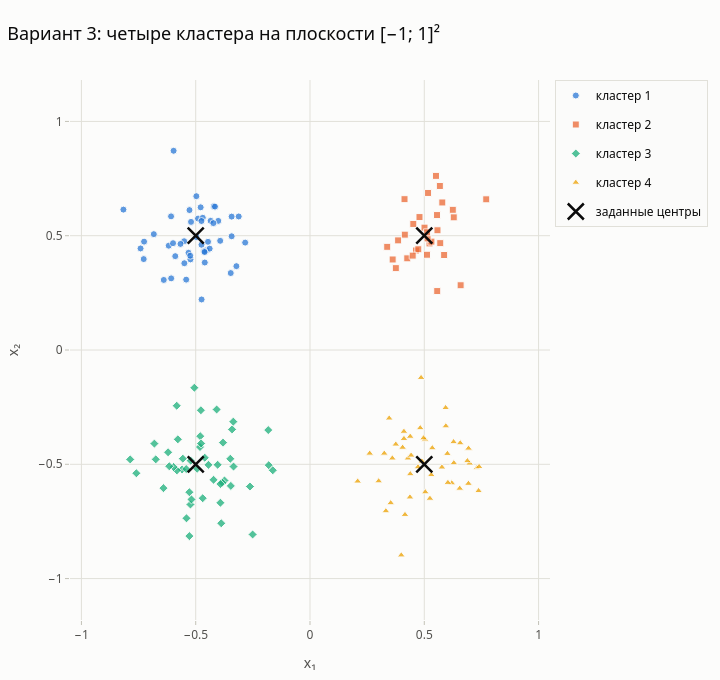

The notebook cell saved with this chart:
### Code cell
def add_points(fig, row=None, col=None, showlegend=True, opacity=0.75, size=7):
    kw = dict(row=row, col=col) if row else {}
    for k in range(N_CLUSTERS):
        m = y_true == k
        fig.add_trace(go.Scatter(
            x=X[m, 0], y=X[m, 1], mode='markers', name=f'кластер {k + 1}', legendgroup=f'c{k}',
            showlegend=showlegend,
            marker=dict(color=PALETTE[k], symbol=SYMBOLS[k], size=size, opacity=opacity,
                        line=dict(color=SURFACE, width=1)),
            hovertemplate=f'кластер {k + 1}<br>' + 'x = %{x:.3f}<br>y = %{y:.3f}<extra></extra>'), **kw)


def square_axes(fig, rng_=(-1.05, 1.05), **kw):
    fig.update_xaxes(range=rng_, dtick=0.5, constrain='domain', **kw)
    fig.update_yaxes(range=rng_, dtick=0.5, scaleanchor='x' if not kw else None, **kw)


fig = go.Figure()
add_points(fig)
fig.add_trace(go.Scatter(x=CENTERS[:, 0], y=CENTERS[:, 1], mode='markers', name='заданные центры',
                         marker=dict(symbol='x-thin', size=16, color=INK, line=dict(width=2.5, color=INK)),
                         hovertemplate='центр (%{x}; %{y})<extra></extra>'))
fig.update_layout(title='Вариант 3: четыре кластера на плоскости [−1; 1]²', width=720, height=680,
                  xaxis_title='x₁', yaxis_title='x₂', legend=dict(x=1.01, y=1))
square_axes(fig)
save(fig, '01_dataset', width=760, height=680)
fig.show()

### Figure 1 — Plotly figure (JSON) as saved in the notebook; plotly's stock layout.template omitted (floating-point values rounded to 4 significant figures)
{"data": [{"hovertemplate": "кластер 1<br>x = %{x:.3f}<br>y = %{y:.3f}<extra></extra>", "legendgroup": "c0", "marker": {"color": "#2a78d6", "line": {"color": "#fcfcfb", "width": 1}, "opacity": 0.75, "size": 7, "symbol": "circle"}, "mode": "markers", "name": "кластер 1", "showlegend": true, "type": "scatter", "x": [-0.4532, -0.5506, -0.7259, -0.5968, -0.4747, -0.5315, -0.618, -0.4461, -0.3929, -0.4973, -0.439, -0.5204, -0.2836, -0.5272, -0.5991, -0.4013, -0.4898, -0.8163, -0.6073, -0.4691, -0.5497, -0.4971, -0.3428, -0.4783, -0.523, -0.4347, -0.524, -0.4744, -0.4228, -0.6833, -0.6078, -0.7275, -0.4206, -0.7414, -0.4633, -0.3221, -0.4603, -0.3428, -0.5416, -0.3119, -0.4157, -0.4609, -0.5895, -0.3468, -0.5667, -0.4749, -0.6397], "y": [0.4365, 0.4759, 0.4741, 0.8716, 0.4606, 0.4253, 0.4563, 0.4733, 0.4777, 0.6729, 0.4435, 0.5605, 0.4698, 0.6121, 0.4674, 0.5649, 0.5749, 0.6142, 0.3134, 0.5783, 0.3796, 0.4941, 0.5836, 0.6243, 0.3964, 0.5652, 0.4125, 0.2211, 0.555, 0.5069, 0.5847, 0.3977, 0.6293, 0.4443, 0.4319, 0.3668, 0.3827, 0.4976, 0.3078, 0.5842, 0.6273, 0.4285, 0.4105, 0.3367, 0.4641, 0.5643, 0.3065]}, {"hovertemplate": "кластер 2<br>x = %{x:.3f}<br>y = %{y:.3f}<extra></extra>", "legendgroup": "c1", "marker": {"color": "#eb6834", "line": {"color": "#fcfcfb", "width": 1}, "opacity": 0.75, "size": 7, "symbol": "square"}, "mode": "markers", "name": "кластер 2", "showlegend": true, "type": "scatter", "x": [0.629, 0.5229, 0.5312, 0.5868, 0.5143, 0.5577, 0.771, 0.6591, 0.4638, 0.5566, 0.6248, 0.3616, 0.4149, 0.5681, 0.479, 0.5165, 0.5789, 0.3855, 0.4135, 0.5699, 0.4519, 0.4255, 0.5511, 0.4738, 0.3755, 0.5558, 0.501, 0.5123, 0.3378, 0.5118, 0.4494], "y": [0.5805, 0.4663, 0.4741, 0.4156, 0.4882, 0.5239, 0.6593, 0.2833, 0.4353, 0.2578, 0.6134, 0.396, 0.5046, 0.7176, 0.5816, 0.687, 0.6454, 0.4796, 0.6599, 0.4676, 0.5515, 0.4011, 0.7618, 0.4409, 0.3581, 0.5904, 0.5353, 0.5147, 0.4513, 0.4168, 0.413]}, {"hovertemplate": "кластер 3<br>x = %{x:.3f}<br>y = %{y:.3f}<extra></extra>", "legendgroup": "c2", "marker": {"color": "#1baf7a", "line": {"color": "#fcfcfb", "width": 1}, "opacity": 0.75, "size": 7, "symbol": "diamond"}, "mode": "markers", "name": "кластер 3", "showlegend": true, "type": "scatter", "x": [-0.5597, -0.3805, -0.251, -0.3741, -0.4802, -0.3409, -0.4772, -0.5416, -0.3826, -0.1826, -0.1804, -0.5563, -0.3921, -0.4442, -0.2627, -0.3463, -0.6411, -0.6748, -0.3485, -0.4083, -0.4603, -0.5404, -0.3884, -0.4041, -0.3345, -0.6209, -0.5823, -0.4938, -0.5277, -0.5278, -0.5231, -0.3355, -0.7866, -0.5186, -0.4219, -0.7596, -0.5218, -0.6808, -0.392, -0.5968, -0.5831, -0.4694, -0.6158, -0.1628, -0.4813, -0.5059, -0.5781, -0.4764], "y": [-0.5226, -0.4053, -0.8071, -0.5708, -0.377, -0.3473, -0.2636, -0.5207, -0.581, -0.3503, -0.5039, -0.4755, -0.5863, -0.5025, -0.5973, -0.5946, -0.6043, -0.4785, -0.4759, -0.2603, -0.4713, -0.7362, -0.758, -0.5021, -0.51, -0.4474, -0.5266, -0.5198, -0.6223, -0.8141, -0.676, -0.3135, -0.4787, -0.6537, -0.5678, -0.5392, -0.4844, -0.4096, -0.6683, -0.5118, -0.2439, -0.6484, -0.5084, -0.5262, -0.4245, -0.165, -0.3907, -0.4088]}, {"hovertemplate": "кластер 4<br>x = %{x:.3f}<br>y = %{y:.3f}<extra></extra>", "legendgroup": "c3", "marker": {"color": "#eda100", "line": {"color": "#fcfcfb", "width": 1}, "opacity": 0.75, "size": 7, "symbol": "triangle-up"}, "mode": "markers", "name": "кластер 4", "showlegend": true, "type": "scatter", "x": [0.7299, 0.5044, 0.4051, 0.6283, 0.6572, 0.5037, 0.5772, 0.5944, 0.5305, 0.5934, 0.4726, 0.4823, 0.2611, 0.655, 0.6936, 0.4286, 0.3005, 0.7375, 0.7398, 0.6293, 0.2086, 0.5247, 0.3248, 0.4156, 0.4111, 0.4384, 0.6986, 0.3531, 0.4966, 0.535, 0.4424, 0.4387, 0.332, 0.4373, 0.3754, 0.4861, 0.6204, 0.6011, 0.4109, 0.3992, 0.6032, 0.6932, 0.3464, 0.3602, 0.6885, 0.4895], "y": [-0.5158, -0.6216, -0.4266, -0.4021, -0.4071, -0.3912, -0.5131, -0.3328, -0.5463, -0.2529, -0.512, -0.341, -0.4524, -0.6057, -0.4304, -0.4735, -0.5735, -0.6162, -0.5106, -0.4943, -0.5745, -0.6496, -0.4524, -0.7205, -0.3881, -0.3785, -0.4958, -0.6692, -0.3855, -0.4289, -0.4609, -0.5423, -0.7044, -0.644, -0.4128, -0.1211, -0.5823, -0.4536, -0.3567, -0.8976, -0.5802, -0.5845, -0.2987, -0.4736, -0.4851, -0.4867]}, {"hovertemplate": "центр (%{x}; %{y})<extra></extra>", "marker": {"color": "#0b0b0b", "line": {"color": "#0b0b0b", "width": 2.5}, "size": 16, "symbol": "x-thin"}, "mode": "markers", "name": "заданные центры", "type": "scatter", "x": [-0.5, 0.5, -0.5, 0.5], "y": [0.5, 0.5, -0.5, -0.5]}], "layout": {"height": 680, "legend": {"x": 1.01, "y": 1}, "title": {"text": "Вариант 3: четыре кластера на плоскости [−1; 1]²"}, "width": 720, "xaxis": {"constrain": "domain", "dtick": 0.5, "range": [-1.05, 1.05], "title": {"text": "x₁"}}, "yaxis": {"dtick": 0.5, "range": [-1.05, 1.05], "scaleanchor": "x", "title": {"text": "x₂"}}}}
